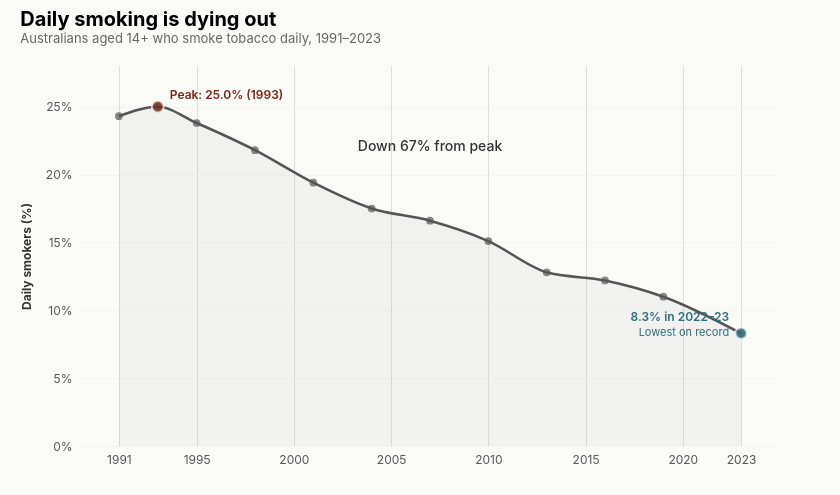

Specify this chart in Vega-Lite:
### Vega-Lite specification from a JSON file in a GitHub repository (floating-point values rounded to 4 significant figures)
{"$schema": "https://vega.github.io/schema/vega-lite/v5.json", "title": {"text": "Daily smoking is dying out", "subtitle": "Australians aged 14+ who smoke tobacco daily, 1991–2023", "anchor": "start", "fontSize": 20, "subtitleFontSize": 13, "subtitleColor": "#666", "offset": 20}, "width": 700, "height": 380, "padding": {"left": 20, "right": 60, "top": 10, "bottom": 30}, "background": "#FAFAF7", "config": {"view": {"stroke": null}, "font": "Inter, system-ui, sans-serif"}, "data": {"values": [{"year": 1991, "rate": 24.3}, {"year": 1993, "rate": 25.0}, {"year": 1995, "rate": 23.8}, {"year": 1998, "rate": 21.8}, {"year": 2001, "rate": 19.4}, {"year": 2004, "rate": 17.5}, {"year": 2007, "rate": 16.6}, {"year": 2010, "rate": 15.1}, {"year": 2013, "rate": 12.8}, {"year": 2016, "rate": 12.2}, {"year": 2019, "rate": 11.0}, {"year": 2023, "rate": 8.3}]}, "encoding": {"x": {"field": "year", "type": "quantitative", "title": null, "scale": {"domain": [1989, 2025], "nice": false}, "axis": {"values": [1991, 1995, 2000, 2005, 2010, 2015, 2020, 2023], "format": "d", "labelFontSize": 12, "labelColor": "#555", "labelFont": "Inter", "domain": false, "ticks": false, "labelPadding": 8}}, "y": {"field": "rate", "type": "quantitative", "title": "Daily smokers (%)", "scale": {"domain": [0, 28]}, "axis": {"values": [0, 5, 10, 15, 20, 25], "labelExpr": "datum.value + '%'", "labelFontSize": 12, "labelColor": "#555", "labelFont": "Inter", "titleFontSize": 12, "titleColor": "#333", "titleFont": "Inter", "titlePadding": 12, "grid": true, "gridColor": "#EEE", "gridDash": [2, 2], "domain": false, "ticks": false, "labelPadding": 8}}}, "layer": [{"mark": {"type": "area", "color": "#888", "opacity": 0.08, "interpolate": "monotone", "line": false}, "encoding": {}}, {"mark": {"type": "line", "color": "#555", "strokeWidth": 2.5, "interpolate": "monotone"}, "encoding": {"tooltip": [{"field": "year", "type": "quantitative", "title": "Year"}, {"field": "rate", "type": "quantitative", "title": "Smoking rate (%)"}]}}, {"mark": {"type": "point", "filled": true, "color": "#555", "size": 60}, "encoding": {}}, {"transform": [{"filter": "datum.year == 1993"}], "mark": {"type": "point", "filled": true, "color": "#7B241C", "size": 140, "stroke": "#FAFAF7", "strokeWidth": 2}, "encoding": {}}, {"transform": [{"filter": "datum.year == 1993"}], "mark": {"type": "text", "dx": 12, "dy": -12, "fontSize": 12, "fontWeight": 600, "color": "#7B241C", "align": "left"}, "encoding": {"text": {"value": "Peak: 25.0% (1993)"}}}, {"transform": [{"filter": "datum.year == 2023"}], "mark": {"type": "point", "filled": true, "color": "#2E6F7C", "size": 140, "stroke": "#FAFAF7", "strokeWidth": 2}, "encoding": {}}, {"transform": [{"filter": "datum.year == 2023"}], "mark": {"type": "text", "dx": -12, "dy": -16, "fontSize": 12, "fontWeight": 600, "color": "#2E6F7C", "align": "right"}, "encoding": {"text": {"value": "8.3% in 2022–23"}}}, {"transform": [{"filter": "datum.year == 2023"}], "mark": {"type": "text", "dx": -12, "dy": 0, "fontSize": 11, "color": "#2E6F7C", "align": "right"}, "encoding": {"text": {"value": "Lowest on record"}}}, {"data": {"values": [{"x": 2007, "y": 22, "txt": "Down 67% from peak"}]}, "mark": {"type": "text", "fontSize": 14, "fontWeight": 500, "color": "#333", "align": "center"}, "encoding": {"x": {"field": "x", "type": "quantitative"}, "y": {"field": "y", "type": "quantitative"}, "text": {"field": "txt"}}}]}
